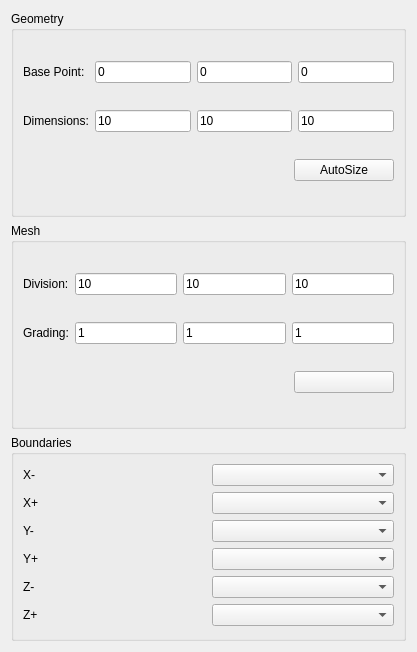
<?xml version="1.0" encoding="UTF-8"?>
<ui version="4.0">
 <class>MeshBaseTypeBoxWidget</class>
 <widget class="QWidget" name="MeshBaseTypeBoxWidget">
  <property name="geometry">
   <rect>
    <x>0</x>
    <y>0</y>
    <width>417</width>
    <height>652</height>
   </rect>
  </property>
  <property name="windowTitle">
   <string>Form</string>
  </property>
  <layout class="QGridLayout" name="gridLayout_5">
   <item row="0" column="0">
    <layout class="QGridLayout" name="gridLayout_4">
     <item row="0" column="0">
      <widget class="QGroupBox" name="groupBox_Geometry">
       <property name="title">
        <string>Geometry</string>
       </property>
       <layout class="QGridLayout" name="gridLayout">
        <item row="0" column="0">
         <widget class="QLabel" name="label_BasePoint">
          <property name="text">
           <string>Base Point:</string>
          </property>
         </widget>
        </item>
        <item row="0" column="1" colspan="2">
         <layout class="QHBoxLayout" name="horizontalLayout">
          <item>
           <widget class="QLineEdit" name="lineEdit_BasePoint1">
            <property name="text">
             <string>0</string>
            </property>
           </widget>
          </item>
          <item>
           <widget class="QLineEdit" name="lineEdit_BasePoint2">
            <property name="text">
             <string>0</string>
            </property>
           </widget>
          </item>
          <item>
           <widget class="QLineEdit" name="lineEdit_BasePoint3">
            <property name="text">
             <string>0</string>
            </property>
           </widget>
          </item>
         </layout>
        </item>
        <item row="1" column="0">
         <widget class="QLabel" name="label_Dimensions">
          <property name="text">
           <string>Dimensions:</string>
          </property>
         </widget>
        </item>
        <item row="1" column="1" colspan="2">
         <layout class="QHBoxLayout" name="horizontalLayout_2">
          <item>
           <widget class="QLineEdit" name="lineEdit_Dimensions1">
            <property name="text">
             <string>10</string>
            </property>
           </widget>
          </item>
          <item>
           <widget class="QLineEdit" name="lineEdit_Dimensions2">
            <property name="text">
             <string>10</string>
            </property>
           </widget>
          </item>
          <item>
           <widget class="QLineEdit" name="lineEdit_Dimensions3">
            <property name="text">
             <string>10</string>
            </property>
           </widget>
          </item>
         </layout>
        </item>
        <item row="2" column="0" colspan="2">
         <spacer name="horizontalSpacer">
          <property name="orientation">
           <enum>Qt::Horizontal</enum>
          </property>
          <property name="sizeHint" stdset="0">
           <size>
            <width>254</width>
            <height>20</height>
           </size>
          </property>
         </spacer>
        </item>
        <item row="2" column="2">
         <widget class="QPushButton" name="pushButton_AutoSize">
          <property name="minimumSize">
           <size>
            <width>100</width>
            <height>0</height>
           </size>
          </property>
          <property name="maximumSize">
           <size>
            <width>100</width>
            <height>16777215</height>
           </size>
          </property>
          <property name="text">
           <string>AutoSize</string>
          </property>
         </widget>
        </item>
       </layout>
      </widget>
     </item>
     <item row="1" column="0">
      <widget class="QGroupBox" name="groupBox_Mesh">
       <property name="title">
        <string>Mesh</string>
       </property>
       <layout class="QGridLayout" name="gridLayout_2">
        <item row="0" column="0">
         <widget class="QLabel" name="label_Division">
          <property name="text">
           <string>Division:</string>
          </property>
         </widget>
        </item>
        <item row="0" column="1" colspan="2">
         <layout class="QHBoxLayout" name="horizontalLayout_3">
          <item>
           <widget class="QLineEdit" name="lineEdit_Division1">
            <property name="text">
             <string>10</string>
            </property>
           </widget>
          </item>
          <item>
           <widget class="QLineEdit" name="lineEdit_Division2">
            <property name="text">
             <string>10</string>
            </property>
           </widget>
          </item>
          <item>
           <widget class="QLineEdit" name="lineEdit_Division3">
            <property name="text">
             <string>10</string>
            </property>
           </widget>
          </item>
         </layout>
        </item>
        <item row="1" column="0">
         <widget class="QLabel" name="label_Dimensions_2">
          <property name="text">
           <string>Grading:</string>
          </property>
         </widget>
        </item>
        <item row="1" column="1" colspan="2">
         <layout class="QHBoxLayout" name="horizontalLayout_4">
          <item>
           <widget class="QLineEdit" name="lineEdit_Grading1">
            <property name="text">
             <string>1</string>
            </property>
           </widget>
          </item>
          <item>
           <widget class="QLineEdit" name="lineEdit_Grading2">
            <property name="text">
             <string>1</string>
            </property>
           </widget>
          </item>
          <item>
           <widget class="QLineEdit" name="lineEdit_Grading3">
            <property name="text">
             <string>1</string>
            </property>
           </widget>
          </item>
         </layout>
        </item>
        <item row="2" column="0" colspan="2">
         <spacer name="horizontalSpacer_2">
          <property name="orientation">
           <enum>Qt::Horizontal</enum>
          </property>
          <property name="sizeHint" stdset="0">
           <size>
            <width>246</width>
            <height>16</height>
           </size>
          </property>
         </spacer>
        </item>
        <item row="2" column="2">
         <widget class="QPushButton" name="pushButton_2">
          <property name="minimumSize">
           <size>
            <width>100</width>
            <height>0</height>
           </size>
          </property>
          <property name="maximumSize">
           <size>
            <width>100</width>
            <height>16777215</height>
           </size>
          </property>
          <property name="text">
           <string/>
          </property>
         </widget>
        </item>
       </layout>
      </widget>
     </item>
     <item row="2" column="0">
      <widget class="QGroupBox" name="groupBox_Boundaries">
       <property name="title">
        <string>Boundaries</string>
       </property>
       <layout class="QGridLayout" name="gridLayout_3">
        <item row="0" column="0">
         <widget class="QLabel" name="label_X0">
          <property name="text">
           <string>X-</string>
          </property>
         </widget>
        </item>
        <item row="0" column="1">
         <widget class="QComboBox" name="comboBox_X0"/>
        </item>
        <item row="1" column="0">
         <widget class="QLabel" name="label_X1">
          <property name="text">
           <string>X+</string>
          </property>
         </widget>
        </item>
        <item row="1" column="1">
         <widget class="QComboBox" name="comboBox_X1"/>
        </item>
        <item row="2" column="0">
         <widget class="QLabel" name="label_Y0">
          <property name="text">
           <string>Y-</string>
          </property>
         </widget>
        </item>
        <item row="2" column="1">
         <widget class="QComboBox" name="comboBox_Y0"/>
        </item>
        <item row="3" column="0">
         <widget class="QLabel" name="label_Y1">
          <property name="text">
           <string>Y+</string>
          </property>
         </widget>
        </item>
        <item row="3" column="1">
         <widget class="QComboBox" name="comboBox_Y1"/>
        </item>
        <item row="4" column="0">
         <widget class="QLabel" name="label_Z0">
          <property name="text">
           <string>Z-</string>
          </property>
         </widget>
        </item>
        <item row="4" column="1">
         <widget class="QComboBox" name="comboBox_Z0"/>
        </item>
        <item row="5" column="0">
         <widget class="QLabel" name="label_Z1">
          <property name="text">
           <string>Z+</string>
          </property>
         </widget>
        </item>
        <item row="5" column="1">
         <widget class="QComboBox" name="comboBox_Z1"/>
        </item>
       </layout>
      </widget>
     </item>
    </layout>
   </item>
  </layout>
 </widget>
 <resources/>
 <connections/>
</ui>
